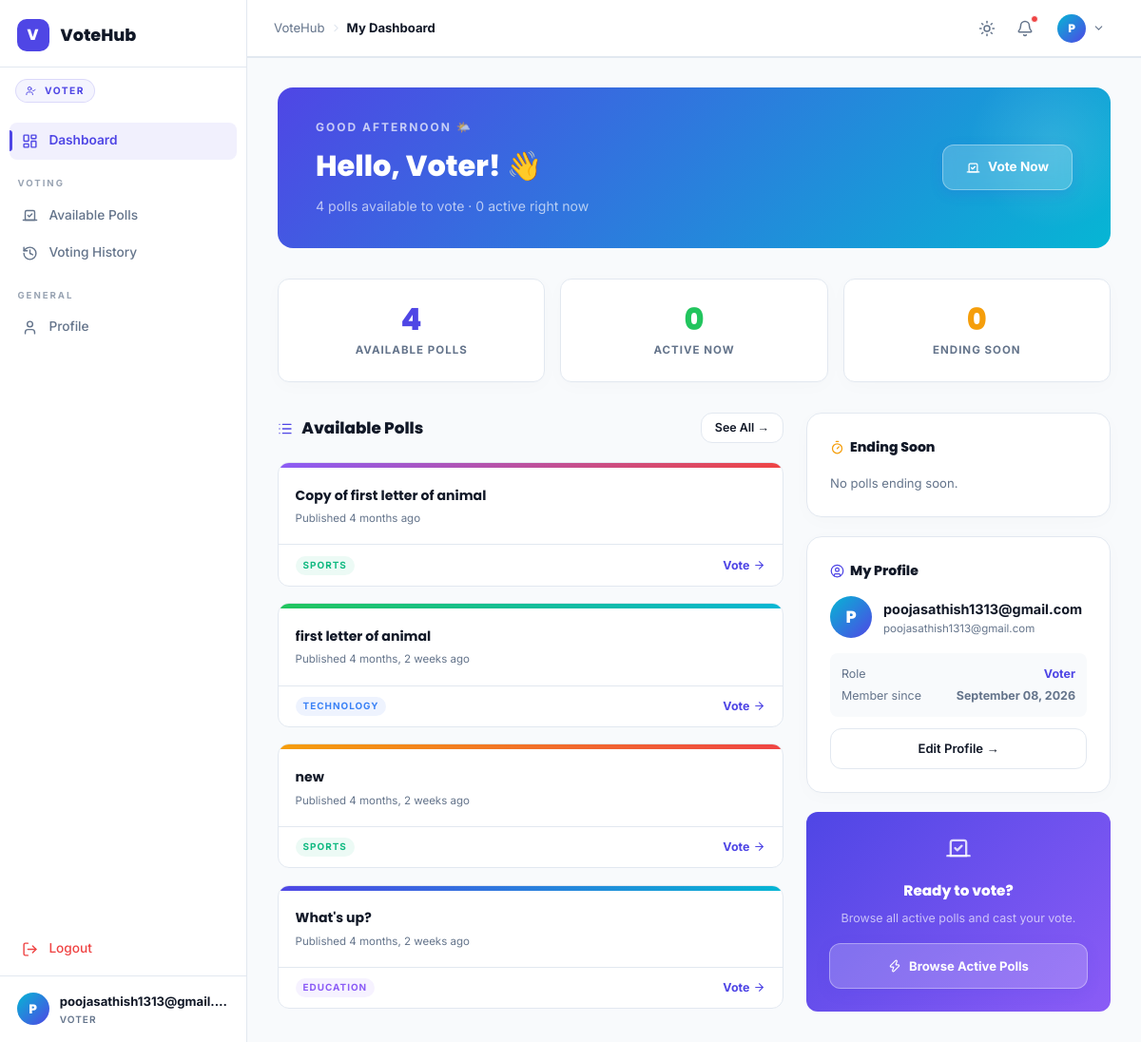
Screenshot of /user/dashboard/ (signed in) with the database file from the repository.
### polls/models.py (models this page shows, shortened)
class Question(models.Model):
    question_text = models.CharField(max_length=200)
    pub_date = models.DateTimeField("date published", null=True, blank=True)
    description = models.TextField(blank=True, default="")
    poll_type = models.CharField(
        max_length=20,
        choices=[('single', 'Single Choice'), ('multiple', 'Multiple Choice')],
        default='single'
    )
    status = models.CharField(
        max_length=20,
        choices=[('draft', 'Draft'), ('active', 'Active'), ('closed', 'Closed'), ('archived', 'Archived')],
        default='active'
    )
    start_date = models.DateTimeField(null=True, blank=True)
    end_date = models.DateTimeField(null=True, blank=True)
    visibility = models.CharField(
        max_length=10,
        choices=[('public', 'Public'), ('private', 'Private')],
        default='public'
    )
    category = models.ForeignKey(Category, on_delete=models.SET_NULL, null=True, blank=True)

### polls/views.py (the view)
# urls.py: path("user/dashboard/", views.user_dashboard, name="user_dashboard"),
@login_required
def user_dashboard(request):
    role = get_user_role(request.user)
    if role == UserProfile.SUPER_ADMIN:
        return redirect("polls:super_admin_dashboard")
    if role == UserProfile.ADMIN:
        return redirect("polls:admin_dashboard")
    now    = timezone.now()
    cutoff = now - timezone.timedelta(days=7)
    available_polls = Question.objects.filter(pub_date__lte=now).order_by("-pub_date")[:9]
    ending_soon     = Question.objects.filter(
        pub_date__gt=cutoff, pub_date__lte=now
    ).order_by("pub_date")[:4]
    total_available = Question.objects.filter(pub_date__lte=now).count()
    active_count    = Question.objects.filter(pub_date__gt=cutoff, pub_date__lte=now).count()
    user_joined     = request.user.date_joined.strftime("%B %d, %Y")
    return render(request, "polls/user_dashboard.html", {
        "available_polls": available_polls,
        "ending_soon":     ending_soon,
        "total_available": total_available,
        "active_count":    active_count,
        "user_joined":     user_joined,
    })

### polls/models.py (called while the page is built, shortened)
def get_user_role(user):
    if not user or not user.is_authenticated:
        return UserProfile.USER
    try:
        return user.profile.role
    except UserProfile.DoesNotExist:
        pass

### polls/templates/polls/user_dashboard.html (shortened to what this page needs)
{% extends "polls/base_user.html" %}
{% load static %}
{% block breadcrumb %}My Dashboard{% endblock %}
{% block content %}
<div class="reveal-animated" style="background: linear-gradient(135deg, #4F46E5 0%, #06B6D4 100%); border-radius: var(--radius); padding: 2rem 2.5rem; margin-bottom: 2rem; display: flex; align-items: center; justify-content: space-between; gap: 2rem; overflow: hidden; position: relative;">
  <div style="position:absolute; top:-30px; right:-30px; width:180px; height:180px; background:radial-gradient(circle, rgba(255,255,255,0.12) 0%, transparent 70%); pointer-events:none;"></div>
  <div style="position: relative; z-index: 1;">
    <p style="font-size: 0.75rem; font-weight: 700; text-transform: uppercase; letter-spacing: 2px; color: rgba(255,255,255,0.7); margin-bottom: 0.5rem;" id="user-time-label">Welcome</p>
    <h1 style="font-family: var(--font-head); font-size: clamp(1.3rem, 3vw, 1.9rem); font-weight: 800; color: #fff; margin-bottom: 0.4rem;">
      Hello, {{ user.first_name|default:"Voter" }}! 👋
    </h1>
    <p style="color: rgba(255,255,255,0.65); font-size: 0.88rem;">
      {{ total_available }} poll{{ total_available|pluralize }} available to vote · {{ active_count }} active right now
    </p>
  </div>
  <a href="{% url 'polls:index' %}" class="btn-primary" style="font-size: 0.85rem; padding: 0.75rem 1.5rem; background: rgba(255,255,255,0.2); border: 1.5px solid rgba(255,255,255,0.35); color: #fff; backdrop-filter: blur(8px); flex-shrink: 0; position: relative; z-index: 1;">
    <i data-lucide="vote" style="width:15px;height:15px;"></i> Vote Now
  </a>
</div>
<div style="display: grid; grid-template-columns: repeat(3, 1fr); gap: 1rem; margin-bottom: 2rem;">
  <div class="stat-chip reveal-animated" style="animation-delay:0.05s;">
    <div class="stat-num">{{ total_available }}</div>
    <div class="stat-label">Available Polls</div>
  </div>
  <div class="stat-chip reveal-animated" style="animation-delay:0.12s;">
    <div class="stat-num" style="color: #22C55E;">{{ active_count }}</div>
    <div class="stat-label">Active Now</div>
  </div>
  <div class="stat-chip reveal-animated" style="animation-delay:0.19s;">
    <div class="stat-num" style="color: #F59E0B;">{{ ending_soon|length }}</div>
    <div class="stat-label">Ending Soon</div>
  </div>
</div>
<div style="display: grid; grid-template-columns: 1fr 320px; gap: 1.5rem; align-items: start;">
  <div>
    <div style="display: flex; justify-content: space-between; align-items: center; margin-bottom: 1.25rem;">
      <h2 style="font-family: var(--font-head); font-size: 1.05rem; font-weight: 800; color: var(--text);">
        <i data-lucide="list" style="width:16px;height:16px;vertical-align:middle;margin-right:6px;color:var(--primary);"></i>
        Available Polls
      </h2>
      <a href="{% url 'polls:index' %}" class="btn-outline" style="font-size:0.78rem; padding: 5px 14px;">
        See All →
      </a>
    </div>
    {% if available_polls %}
    <div class="user-polls-grid">
      {% for poll in available_polls %}
      <a href="{% url 'polls:detail' poll.id %}" class="user-poll-card reveal-animated" style="animation-delay: {{ forloop.counter0 |add:1 }}00ms;">
        <div class="user-poll-card-cover" style="background:
          {% if poll.id|divisibleby:4 %}linear-gradient(90deg, #8B5CF6, #EF4444)
          {% elif poll.id|divisibleby:3 %}linear-gradient(90deg, #22C55E, #06B6D4)
          {% elif poll.id|divisibleby:2 %}linear-gradient(90deg, #F59E0B, #EF4444)
          {% else %}linear-gradient(90deg, #4F46E5, #06B6D4){% endif %};"></div>
        <div class="user-poll-card-body">
          <div class="user-poll-card-title">{{ poll.question_text }}</div>
          <div class="user-poll-card-meta">Published {{ poll.pub_date|timesince }} ago</div>
        </div>
        <div class="user-poll-card-footer">
          <span class="badge {% if poll.id|divisibleby:3 %}badge-tech{% elif poll.id|divisibleby:2 %}badge-sports{% else %}badge-edu{% endif %}" style="padding:2px 8px;font-size:0.62rem;">
            {% if poll.id|divisibleby:3 %}Technology{% elif poll.id|divisibleby:2 %}Sports{% else %}Education{% endif %}
          </span>
          <span style="font-size:0.78rem;font-weight:700;color:var(--primary);display:flex;align-items:center;gap:4px;">
            Vote <i data-lucide="arrow-right" style="width:13px;height:13px;"></i>
          </span>
        </div>
      </a>
      {% endfor %}
    </div>
    {% else %}
    <div class="empty-state">
      <span class="empty-icon">🗳️</span>
      <h2>No polls available</h2>
      <p>Check back soon — new polls are added regularly.</p>
    </div>
    {% endif %}
  </div>
  <div style="display: flex; flex-direction: column; gap: 1.25rem;">
    <div class="glass-card" style="padding: 1.5rem; margin-bottom: 0;">
      <h3 style="font-family: var(--font-head); font-size: 0.88rem; font-weight: 800; margin-bottom: 1rem; display: flex; align-items: center; gap: 6px;">
        <i data-lucide="timer" style="width:15px;height:15px;color:#F59E0B;"></i> Ending Soon
      </h3>
      {% if ending_soon %}
        {% for poll in ending_soon %}
        <a href="{% url 'polls:detail' poll.id %}" style="display:block; padding: 0.75rem 0; border-bottom: 1px solid var(--border); text-decoration:none; color:var(--text);" class="{% if not forloop.last %}{% endif %}">
          <div style="font-size:0.82rem; font-weight:600; margin-bottom:3px; white-space:nowrap; overflow:hidden; text-overflow:ellipsis;">{{ poll.question_text }}</div>
          <div style="font-size:0.72rem; color:var(--text-sec);">Active {{ poll.pub_date|timesince }} ago</div>
        </a>
        {% empty %}
        <p style="font-size:0.82rem; color:var(--text-sec);">No polls ending soon.</p>
        {% endfor %}
      {% else %}
        <p style="font-size:0.82rem; color:var(--text-sec);">No polls ending soon.</p>
      {% endif %}
    </div>
    <div class="glass-card" style="padding: 1.5rem; margin-bottom: 0;">
      <h3 style="font-family: var(--font-head); font-size: 0.88rem; font-weight: 800; margin-bottom: 1rem; display: flex; align-items: center; gap: 6px;">
        <i data-lucide="user-circle" style="width:15px;height:15px;color:var(--primary);"></i> My Profile
      </h3>
      <div style="display: flex; align-items: center; gap: 0.75rem; margin-bottom: 1rem;">
        <div style="width:44px;height:44px;border-radius:50%;background:linear-gradient(135deg,#06B6D4,#4F46E5);display:flex;align-items:center;justify-content:center;font-family:var(--font-head);font-size:1.1rem;font-weight:800;color:#fff;flex-shrink:0;">
          {{ user.username|first|upper }}
        </div>
        <div>
          <div style="font-weight:700;color:var(--text);font-size:0.9rem;">{{ user.username }}</div>
          <div style="font-size:0.72rem;color:var(--text-sec);">{{ user.email|default:"No email set" }}</div>
        </div>
      </div>
      <div style="background:var(--bg);border-radius:var(--radius-xs);padding:0.75rem;margin-bottom:0.75rem;font-size:0.78rem;color:var(--text-sec);">
        <div style="display:flex;justify-content:space-between;margin-bottom:3px;"><span>Role</span> <strong style="color:var(--primary);">Voter</strong></div>
        <div style="display:flex;justify-content:space-between;"><span>Member since</span> <strong>{{ user_joined }}</strong></div>
      </div>
      <a href="{% url 'polls:profile' %}" class="btn-outline" style="width:100%;font-size:0.82rem;padding:0.6rem;justify-content:center;text-align:center;">
        Edit Profile →
      </a>
    </div>
    <div style="background: linear-gradient(135deg, #4F46E5, #8B5CF6); border-radius: var(--radius-sm); padding: 1.5rem; text-align: center;">
      <i data-lucide="vote" style="width:28px;height:28px;color:rgba(255,255,255,0.8);margin-bottom:0.75rem;"></i>
      <h4 style="font-family:var(--font-head);font-size:0.95rem;font-weight:800;color:#fff;margin-bottom:0.4rem;">Ready to vote?</h4>
      <p style="font-size:0.78rem;color:rgba(255,255,255,0.65);margin-bottom:1rem;">Browse all active polls and cast your vote.</p>
      <a href="{% url 'polls:index' %}?filter=active" class="btn-primary" style="background:rgba(255,255,255,0.2);border:1.5px solid rgba(255,255,255,0.35);color:#fff;width:100%;justify-content:center;font-size:0.82rem;">
        <i data-lucide="zap" style="width:14px;height:14px;"></i> Browse Active Polls
      </a>
    </div>
  </div>
</div>
{% endblock %}

### polls/templates/polls/base_user.html (shortened to what this page needs)
{% load static %}
<!DOCTYPE html>
<html lang="en">
<head>
  <link rel="stylesheet" href="{% static 'polls/style.css' %}" />
</head>
<body class="sidebar-layout">
  <aside class="admin-sidebar user-sidebar" id="admin-sidebar">
    <div class="sidebar-brand">
      <div class="sidebar-logo-icon">V</div>
      <span class="sidebar-logo-text">VoteHub</span>
    </div>
    <div style="padding: 0 1rem 1.25rem;">
      <span class="sidebar-role-badge">
        <i data-lucide="user-check" style="width:11px;height:11px;"></i>&nbsp;Voter
      </span>
    </div>
    <nav class="sidebar-nav">
      <a href="{% url 'polls:user_dashboard' %}"
         class="sidebar-nav-link {% if request.resolver_match.url_name == 'user_dashboard' %}active{% endif %}">
        <i data-lucide="layout-dashboard" style="width:17px;height:17px;"></i>
        <span>Dashboard</span>
      </a>
      <div class="sidebar-nav-section">
        <span class="sidebar-nav-section-label">Voting</span>
        <a href="{% url 'polls:index' %}"
           class="sidebar-nav-link {% if request.resolver_match.url_name == 'index' %}active{% endif %}">
          <i data-lucide="vote" style="width:17px;height:17px;"></i>
          <span>Available Polls</span>
        </a>
        <a href="{% url 'polls:user_history' %}"
           class="sidebar-nav-link {% if request.resolver_match.url_name == 'user_history' %}active{% endif %}">
          <i data-lucide="history" style="width:17px;height:17px;"></i>
          <span>Voting History</span>
        </a>
      </div>
      <div class="sidebar-nav-section">
        <span class="sidebar-nav-section-label">General</span>
        <a href="{% url 'polls:profile' %}"
           class="sidebar-nav-link {% if request.resolver_match.url_name == 'profile' %}active{% endif %}">
          <i data-lucide="user" style="width:17px;height:17px;"></i>
          <span>Profile</span>
        </a>
      </div>
      <div class="sidebar-nav-section" style="margin-top: auto; padding-top: 0.5rem;">
        <a href="#" class="sidebar-nav-link sidebar-nav-link-danger"
           onclick="event.preventDefault(); document.getElementById('sidebar-logout-form').submit();">
          <i data-lucide="log-out" style="width:17px;height:17px;"></i>
          <span>Logout</span>
        </a>
      </div>
    </nav>
    <div class="sidebar-user-card">
      <div class="sidebar-user-avatar" style="background: linear-gradient(135deg, #06B6D4, #4F46E5);">
        {{ user.username|first|upper }}
      </div>
      <div class="sidebar-user-info">
        <div class="sidebar-user-name">{{ user.username }}</div>
        <div class="sidebar-user-role">Voter</div>
      </div>
    </div>
  </aside>
  <div class="sidebar-main" id="sidebar-main">
    <header class="sidebar-topbar">
      <div class="topbar-left">
        <nav class="topbar-breadcrumb" aria-label="Breadcrumb">
          <a href="{% url 'polls:user_dashboard' %}">VoteHub</a>
          <i data-lucide="chevron-right" style="width:13px;height:13px;color:var(--border);"></i>
          <span>{% block breadcrumb %}Dashboard{% endblock %}</span>
        </nav>
      </div>
      <div class="topbar-right">
        <button class="topbar-icon-btn" onclick="toggleTheme()" title="Toggle theme">
          <i data-lucide="sun" id="theme-toggle-icon" style="width:18px;height:18px;"></i>
        </button>
        <div class="noti-container">
          <button class="topbar-icon-btn" onclick="toggleNotiPanel()" title="Notifications" style="position:relative;">
            <i data-lucide="bell" style="width:18px;height:18px;"></i>
            <span class="noti-badge-dot" id="noti-bell-badge"></span>
          </button>
        </div>
        <div style="position:relative;">
          <button class="topbar-avatar-btn" onclick="toggleAvatarMenu()" aria-label="User menu">
            <div class="topbar-avatar" style="background:linear-gradient(135deg,#06B6D4,#4F46E5);">
              {{ user.username|first|upper }}
            </div>
            <i data-lucide="chevron-down" style="width:13px;height:13px;color:var(--text-sec);"></i>
          </button>
        </div>
      </div>
    </header>
    <main class="sidebar-content">
      {% block content %}{% endblock %}
    </main>
  </div>
</body>
</html>

### rows the page displays
Question: question_text "Copy of first letter of animal", pub_date "4 months", shows "SPORTS"
Question: question_text "first letter of animal", pub_date "4 months, 2 weeks", shows "TECHNOLOGY"
Question: question_text "new", pub_date "4 months, 2 weeks", shows "SPORTS"
Question: question_text "What's up?", pub_date "4 months, 2 weeks", shows "EDUCATION"

### other values shown
{{ user.username|first|upper }} "P"
{{ user.username }} "poojasathish1313@gmail.…"
{{ user.first_name|default:"Voter" }} "Voter"
{{ total_available }} "4"
{{ active_count }} "0"
{{ ending_soon|length }} "0"
{{ user.username }} "poojasathish1313@gmail.com"
{{ user.email|default:"No email set" }} "poojasathish1313@gmail.com"
{{ user_joined }} "September 08, 2026"
